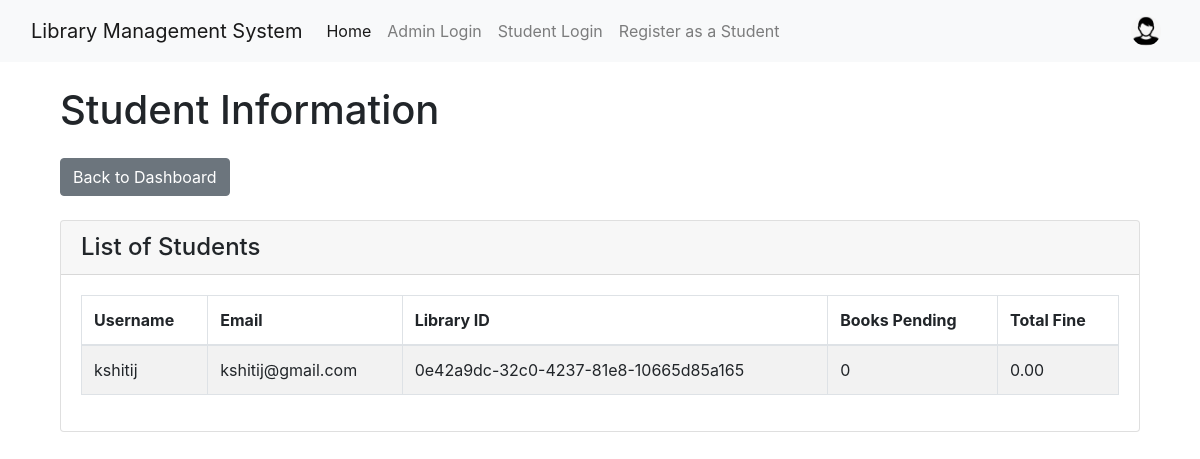
Page /student-info (signed in) on the committed database.
### library_app/models.py (models this page shows, shortened)
class Student(models.Model):
    library_id = models.UUIDField(default=uuid.uuid4, editable=False, unique=True)
    username = models.CharField(max_length=200)
    email = models.EmailField(unique=True)
    password = models.CharField(max_length=50)
    name = models.CharField(max_length=100)
    standard = models.CharField(max_length=10)
    image = models.ImageField(upload_to='images/')
    books_pending = models.PositiveIntegerField(default=0)
    total_fine = models.DecimalField(max_digits=5, decimal_places=2, default=0.00)

### library_app/views.py (the view)
# urls.py: path('student-info',views.student_info,name='student_info'),
@login_required
@user_passes_test(admin_check)
def student_info(request):
    students = Student.objects.all()
    return render(request, 'student_info.html', {'students': students})

### library_app/views.py (called while the page is built)
def admin_check(user):
    return user.is_staff

### library_app/templates/student_info.html (shortened to what this page needs)
{% extends 'base.html' %}
{% block content %}
<div class="container mt-4">
    <h1 class="mb-4">Student Information</h1>
    <div class="mb-4">
        <a href="{% url 'admin_dashboard' %}" class="btn btn-secondary">Back to Dashboard</a>
    </div>
    <div class="card">
        <div class="card-header">
            <h4 class="mb-0">List of Students</h4>
        </div>
        <div class="card-body">
            <table class="table table-striped table-bordered">
                <thead>
                    <tr>
                        <th>Username</th>
                        <th>Email</th>
                        <th>Library ID</th>
                        <th>Books Pending</th>
                        <th>Total Fine</th>
                    </tr>
                </thead>
                <tbody>
                    {% for student in students %}
                    <tr>
                        <td>{{ student.username }}</td>
                        <td>{{ student.email }}</td>
                        <td>{{ student.library_id }}</td>
                        <td>{{ student.books_pending }}</td>
                        <td>{{ student.total_fine }}</td>
                    </tr>
                    {% empty %}
                    <tr>
                        <td colspan="5" class="text-center">No students registered.</td>
                    </tr>
                    {% endfor %}
                </tbody>
            </table>
        </div>
    </div>
</div>
{% endblock %}

### rows in the picture
Student: username "kshitij", email "kshitij@gmail.com", library_id "0e42a9dc-32c0-4237-81e8-10665d85a165", books_pending "0", total_fine "0.00"
